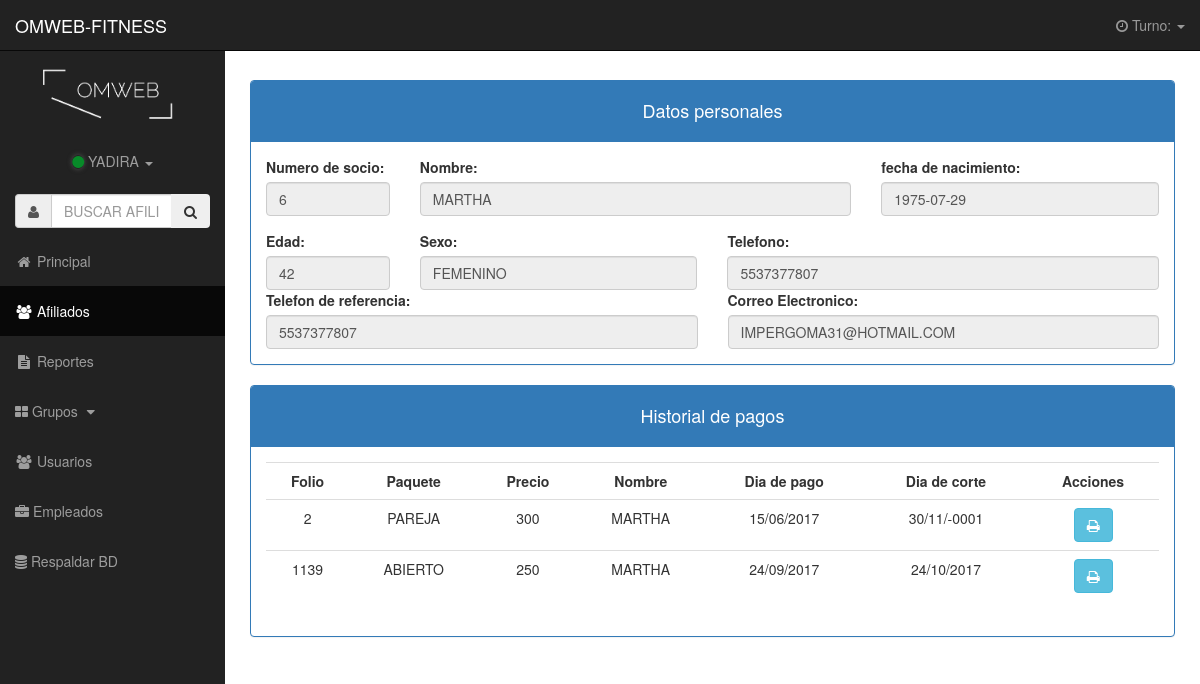
The page /detalles_afiliado.php?id_afiliado=6 (signed in) on the database its author committed.
### tables this page shows
CREATE TABLE `cliente` (
  `id_cliente` int(11) NOT NULL AUTO_INCREMENT,
  `nombre_cliente` varchar(255) DEFAULT NULL,
  `edad_cliente` int(11) DEFAULT NULL,
  `fechanacimiento_cliente` date DEFAULT NULL,
  `sexo_cliente` varchar(255) DEFAULT NULL,
  `tel_cliente` varchar(255) DEFAULT NULL,
  `telrefe_cliente` varchar(255) DEFAULT NULL,
  `correo_cliente` varchar(255) DEFAULT NULL,
  `estatus_cliente` varchar(11) DEFAULT NULL,
  `diacorte_cliente` date DEFAULT NULL,
  `diains_cliente` date DEFAULT NULL,
  `tipo_cliente` varchar(255) DEFAULT 'AFILIADO',
  PRIMARY KEY (`id_cliente`)
);

CREATE TABLE `historial_pago` (
  `id_historial` int(11) NOT NULL AUTO_INCREMENT,
  `id_cliente` int(11) NOT NULL,
  `id_usuario` int(11) NOT NULL,
  `cantidad_pagada` float DEFAULT NULL,
  `concepto_pago` varchar(255) DEFAULT NULL,
  `fecha_historial` date DEFAULT NULL,
  `hora_historial` time DEFAULT NULL,
  `turno` int(11) DEFAULT NULL,
  `des_historial` varchar(255) DEFAULT 'ACTIVO',
  `diacorte_historial` date DEFAULT NULL,
  PRIMARY KEY (`id_historial`)
);

### detalles_afiliado.php (the view, shortened to what this page needs)
<?php
    $link = Conectarse();
?>
<!DOCTYPE html>
<html lang="es">
<head>
	<?php include('styles.php'); ?>
</head>
<body>
    <div id="wrapper">
        <?php include('menu.php'); ?>
        <div id="page-wrapper">
            <div class="container-fluid">
				<?php
					$id_afiliado = $_GET['id_afiliado'];
					$consul_cliente = "SELECT * FROM cliente WHERE id_cliente ='".$id_afiliado."'";
					$result_cliente = mysqli_query($link,$consul_cliente);
					while($row_afiliado=mysqli_fetch_assoc($result_cliente)){
						extract($row_afiliado);
					}
				?>
				<br>
                <div class="row">
                    <div class="col-md-12">
                        <div class="panel panel-primary">
							<div class="panel-heading">
								<h4 class="text-center"> Datos personales</h4>
							</div>
							<div class="panel-body">
								<div class="row">
									<div class="col-sm-2">
										<div class="form-group">
											<label for="id_cliente">Numero de socio:</label>
											<input readonly type="text" class="form-control" name="id_cliente" id="id_cliente" value="<?php echo $id_cliente;?>">
										</div>
									</div>
									<div class="col-sm-6">
										<div class="form-group">
											<label for="">Nombre:</label>
											<input readonly type="text" class="form-control" name="" id="" value="<?php echo $nombre_cliente; ?>">
										</div>
									</div>
									<div class="col-sm-4">
										<div class="form-group">
											<label for="">fecha de nacimiento:</label>
											<input readonly type="text" class="form-control" name="" id="" value="<?php echo $fechanacimiento_cliente;?>">
										</div>
									</div>
								</div>
								<div class="row">
									<div class="col-sm-2">
										<label for="">Edad:</label>
										<input readonly type="text" class="form-control" name="" id="" value="<?php echo $edad_cliente;?>">
									</div>
									<div class="col-sm-4">
										<label for="">Sexo:</label>
										<input readonly type="text" class="form-control" name="" id="" value="<?php echo $sexo_cliente;?>">
									</div>
									<div class="col-sm-6">
										<label for="">Telefono:</label>
										<input readonly type="tel" class="form-control" name="" id="" value="<?php echo $tel_cliente;?>">
									</div>
								</div>
								<div class="row">
									<div class="col-sm-6">
										<label for="">Telefon de referencia:</label>
										<input readonly type="tel" class="form-control" name="" id="" value="<?php echo $telrefe_cliente;?>">
									</div>
									<div class="col-sm-6">
										<label for="">Correo Electronico:</label>
										<input readonly type="email" class="form-control" name="" id="" value="<?php echo $correo_cliente;?>">
									</div>
								</div>
							</div>
						</div>
                    </div>
				</div>
					<?php
						$q_cliente ="SELECT * FROM cliente RIGHT JOIN historial_pago USING (id_cliente) WHERE id_cliente = '".$id_cliente."'";
						$result_cliente= mysqli_query($link,$q_cliente);
						$count_rows = mysqli_num_rows($result_cliente);
						if($count_rows < 1){
					?>
					<br>
					<br>
					<div class="alert alert-warning text-center">
					  <strong>No hay historial de pagos de este afiliado</strong>
					</div>
				<?php
				}else{
				?>
				<div class="row">
					<div class="col-md-12">
						<div class="panel panel-primary">
							<div class="panel-heading">
								<h4 class="text-center">Historial de pagos</h4>
							</div>
							<div class="panel-body">
								<div class="table-responsive" id="">
									<table class="table table-hover">
										<tr>
											<th class="text-center">Folio</th>
											<th class="text-center">Paquete</th>
											<th class="text-center">Precio</th>
											<th class="text-center">Nombre</th>
											<th class="text-center">Dia de pago</th>
											<th class="text-center">Dia de corte</th>
											<th class="text-center">Acciones</th>
										</tr>
										<?php
											$consulta_cliente ="SELECT * FROM cliente RIGHT JOIN historial_pago USING (id_cliente) WHERE id_cliente = '".$id_afiliado."'";
											$result_cliente=mysqli_query($link,$consulta_cliente);
											while($row_cliente = mysqli_fetch_assoc($result_cliente)){
												extract($row_cliente);
										?>
										<tr>
											<td class="text-center"><?php echo $id_historial;?></td>
											<td  class="text-center"><?php echo $concepto_pago;?></td>
											<td  class="text-center"><?php echo $cantidad_pagada;?></td>
											<td  class="text-center"><?php echo $nombre_cliente;?></td>
											<td  class="text-center"><?php
												if($diains_cliente != ""){
													echo date("d/m/Y",strtotime($fecha_historial));
												}
												?>
											</td>
											<td  class="text-center"><?php
												if($diacorte_historial != ""){
													echo date("d/m/Y",strtotime($diacorte_historial));
												}
												?>
											</td>
											<td  class="text-center">
												<a class="btn btn-info" href="imprimir_ticket.php?id_folio=<?php echo $id_historial;?>">
													<i class="fa fa-print"></i>
												</a>
											</td>
										</tr>
										<?php
											}
										?>
									</table>
								</div>
							</div>
						</div>
					</div>
					<?php
						}
					?>
                </div>
            </div>
		</div>
	</div>
</body>
</html>

### css/sb-admin.css (style rules this page uses)
input[type="text"] { text-transform:uppercase; }
body { margin-top: 100px; background-color: #222; }
@media (min-width:768px) { body { margin-top: 50px; overflow-y: hidden; } }
#wrapper { padding-left: 0; }
#page-wrapper { width: 100%; height: 95vh; overflow: auto; padding: 0; background-color: #fff; }
@media (min-width:768px) { #wrapper { padding-left: 225px; } }
@media (min-width:768px) { #page-wrapper { padding: 10px; } }

### rows shown on the page
cliente: id_cliente "6", nombre_cliente "MARTHA", fechanacimiento_cliente "1975-07-29", edad_cliente "42", sexo_cliente "Femenino", tel_cliente "5537377807", telrefe_cliente "5537377807", correo_cliente "IMPERGOMA31@HOTMAIL.COM"
historial_pago: id_historial "2", concepto_pago "PAREJA", cantidad_pagada "300", id_cliente.nombre_cliente "MARTHA", fecha_historial "15/06/2017", diacorte_historial "30/11/-0001"
historial_pago: id_historial "1139", concepto_pago "ABIERTO", cantidad_pagada "250", id_cliente.nombre_cliente "MARTHA", fecha_historial "24/09/2017", diacorte_historial "24/10/2017"

### other values the page prints
$_SESSION["usuario"] "YADIRA"
